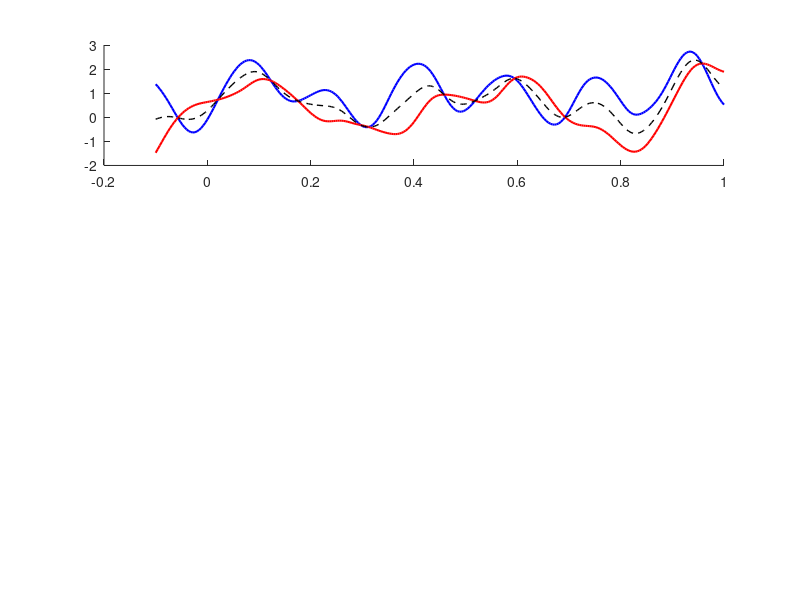

Here is the MATLAB script that generated this plot: (Note: this script raises an error after producing the figure.)
clear; clc; close all;

% Load Student 2 data
load('data/student2.mat');
fs = 250;
num_channels = 14; 

% Event codes: 4 (Congruent), 5 (Incongruent), 1 (Correct), 0 (Incorrect)
epoch_sec = [-0.1 1.0];
epoch_samps = round(epoch_sec * fs); 
t_axis = linspace(epoch_sec(1), epoch_sec(2), diff(epoch_samps)+1);
base_samps = round(0.1 * fs);

% Filter 7Hz Low Pass
[b, a] = butter(2, 7/(fs/2), 'low');

sum_cong = 0; 
n_cong = 0;
sum_incong = 0; 
n_incong = 0;

% Trigger Indices
trigs = marks;
times = marksamples;

RT_cong = [];
RT_incong = [];

for i = 1:length(trigs)-1
    code = trigs(i);
    next_code = trigs(i+1);
    
    if (code == 4 || code == 5) && next_code == 1
        rt = (times(i+1) - times(i)) / fs;
        
        % Extract Epoch
        idx_start = times(i) + epoch_samps(1);
        idx_end = times(i) + epoch_samps(2);
        
        if idx_start > 0 && idx_end <= length(eegmu2)
            raw_epoch = eegmu2(idx_start:idx_end, :);
            baseline = mean(raw_epoch(1:base_samps, :), 1);
            epoch_bc = raw_epoch - baseline;
            
            % Accumulate for averaging
            if code == 4
                sum_cong = sum_cong + epoch_bc;
                n_cong = n_cong + 1;
                RT_cong = [RT_cong, rt];
            elseif code == 5
                sum_incong = sum_incong + epoch_bc;
                n_incong = n_incong + 1;
                RT_incong = [RT_incong, rt];
            end
        end
    end
end

% Calculate Grand Averages
avg_cong = sum_cong / n_cong;
avg_incong = sum_incong / n_incong;
avg_joint = (sum_cong + sum_incong) / (n_cong + n_incong);

% Filter the Averages
avg_cong_filt = filtfilt(b, a, avg_cong);
avg_incong_filt = filtfilt(b, a, avg_incong);
avg_joint_filt = filtfilt(b, a, avg_joint);

%% PLOT ERPs (Fz, Cz, Pz)

figure('Name','VSTM ERPs');
ch_plot = [2, 5, 8];
labels = {'Fz', 'Cz', 'Pz'};

for k=1:3
    subplot(3,1,k); hold on;
    plot(t_axis, avg_cong_filt(:, ch_plot(k)), 'b', 'LineWidth', 1.5);
    plot(t_axis, avg_incong_filt(:, ch_plot(k)), 'r', 'LineWidth', 1.5);
    plot(t_axis, avg_joint_filt(:, ch_plot(k)), 'k--', 'LineWidth', 1);
    xline(0, 'k-');
    title(['VSTM P300 - Channel ' labels{k}]);
    legend('Congruent','Incongruent','Joint');
    grid on; xlim([-0.1 1.0]);
end
saveas(gcf, 'VSTM_ERPs.png');

%% TOPOGRAMS

t_idx = find(t_axis >= 0.25 & t_axis <= 0.40);

% Find max peak in this window for each channel
peaks_cong = max(avg_cong_filt(t_idx, :), [], 1);
peaks_incong = max(avg_incong_filt(t_idx, :), [], 1);
peaks_joint = max(avg_joint_filt(t_idx, :), [], 1);

figure('Name', 'VSTM Topograms');
subplot(1,3,1); draw_topogram2(peaks_cong');
title('Congruent', FontSize=16);

subplot(1,3,2); draw_topogram2(peaks_incong');
title('Incongruent', FontSize=16);

subplot(1,3,3); draw_topogram2(peaks_joint');
title('Joint', FontSize=16);

saveas(gcf, 'VSTM_Topos.png');

%% BEHAVIORAL METRICS
fprintf('=== Student 2 Behavioral ===\n');
fprintf('Congruent: RT = %.3f ± %.3f s\n', mean(RT_cong), std(RT_cong));
fprintf('Incongruent: RT = %.3f ± %.3f s\n', mean(RT_incong), std(RT_incong));

total_cong = sum(trigs == 4);
total_incong = sum(trigs == 5);

fprintf('Accuracy Congruent: %.2f%%\n', (n_cong/total_cong)*100);
fprintf('Accuracy Incongruent: %.2f%%\n', (n_incong/total_incong)*100);